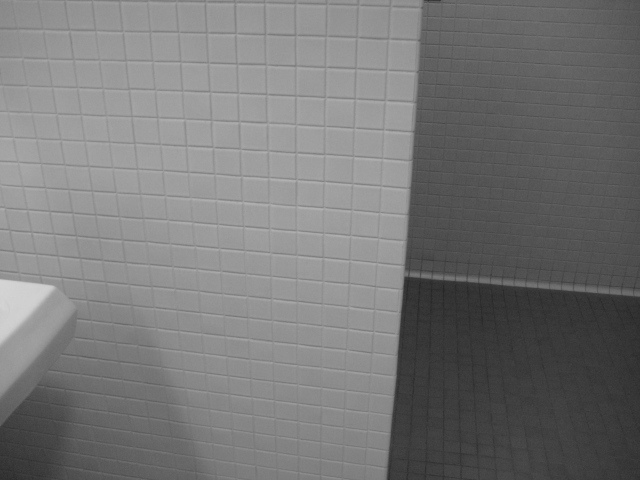
#> input picture negatives/UMD_090.jpg, 640 x 480 px; its folder holds only this picture in this run
$ python resize.py   (older library calls are emulated)
#> lines starting #> are read from the running program, lines starting #| are printed output that depends on the picture
import os
# import constants
import numpy as np
from scipy import misc, ndimage
import imageio

d1 = 80
d2 = 80


def resize(image, dim1, dim2):
    return misc.imresize(image, (dim1, dim2))

def fileWalk(directory, destPath):
#> called with directory = 'negatives'
	print("starting")
	for subdir, dirs, files in os.walk(directory):
		print("in first loop")
		for file in files:
			print(file)
			# if len(file) <= 4 or file[-4:] != '.jpg':
			# 	continue
			pic = imageio.imread(os.path.join(subdir, file))
#> pic is the input picture: shape (480, 640); min 36, max 212, mean 118.8
			# imshow(pic)
			dim1 = len(pic)
#> dim1 = 480
			dim2 = len(pic[0])
#> dim2 = 640
			if dim1 > dim2:
				pic = np.rot90(pic)
			picResized = resize(pic, d1, d2)
#> in resize, `return misc.imresize(image, (dim1, dim2))`:
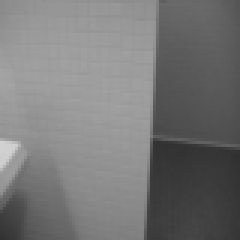
#> returned value: shape (80, 80) (shown 3 times larger); min 48, max 210, mean 118.9
			misc.imsave(os.path.join(destPath, file), picResized)
			print('saving')


def main():
    # prepath = os.path.join(os.getcwd(), 'alldata')
    #
    # destPath = os.path.join(os.getcwd(), 'positive_images')

    prepath = os.path.join(os.getcwd(), 'negatives')

    destPath = os.path.join(os.getcwd(), 'opencv-haar-classifier-training/negative_images')


	#Do the resizing
    fileWalk(os.path.join(prepath), os.path.join(destPath))


if __name__ == '__main__':
    main()

$ run again, on negatives/neg-0201.jpg
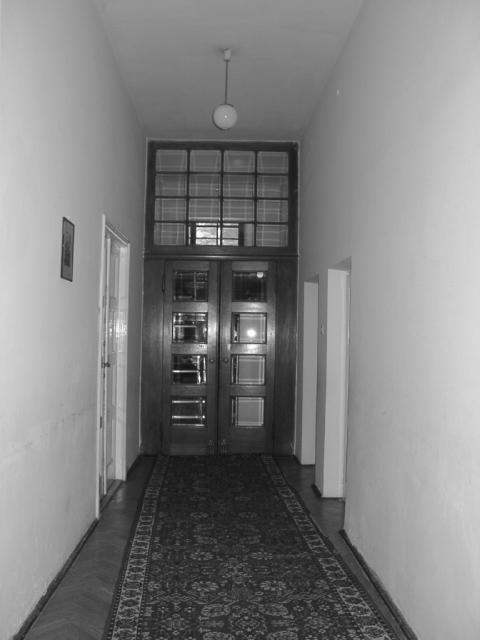
#> input picture negatives/neg-0201.jpg, 480 x 640 px
#> in fileWalk, pic is the input picture: shape (640, 480); min 16, max 255, mean 128.1
#> dim1 = 640
#> dim2 = 480
#> in fileWalk, `pic = np.rot90(pic)`:
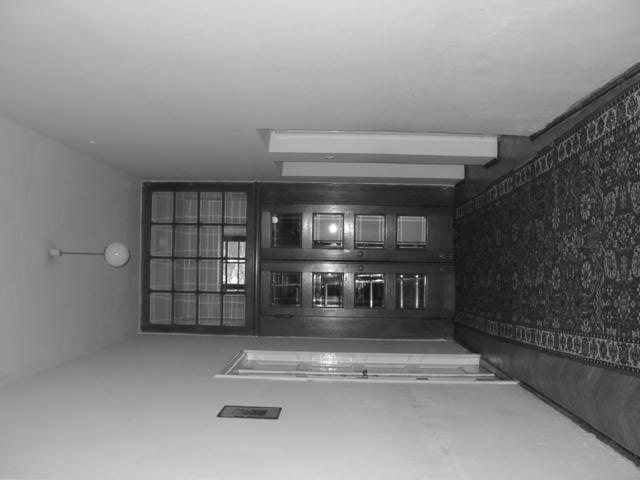
#> pic: shape (480, 640); min 16, max 255, mean 128.1
#> in resize, `return misc.imresize(image, (dim1, dim2))`:
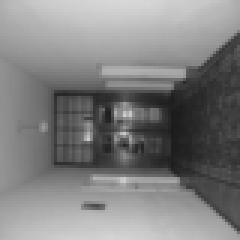
#> returned value: shape (80, 80) (shown 3 times larger); min 27, max 216, mean 128.1

$ run again, on negatives/neg-0295.jpg
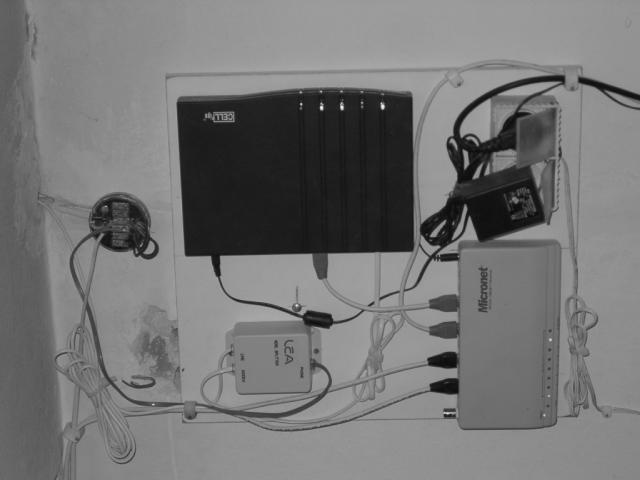
#> input picture negatives/neg-0295.jpg, 640 x 480 px
#> in fileWalk, pic is the input picture: shape (480, 640); min 5, max 255, mean 116.8
#> dim1 = 480
#> dim2 = 640
#> in resize, `return misc.imresize(image, (dim1, dim2))`:
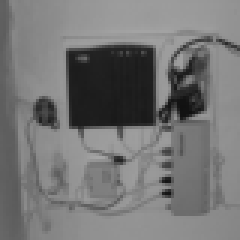
#> returned value: shape (80, 80) (shown 3 times larger); min 17, max 165, mean 116.8

$ run again, on negatives/neg-0036.jpg
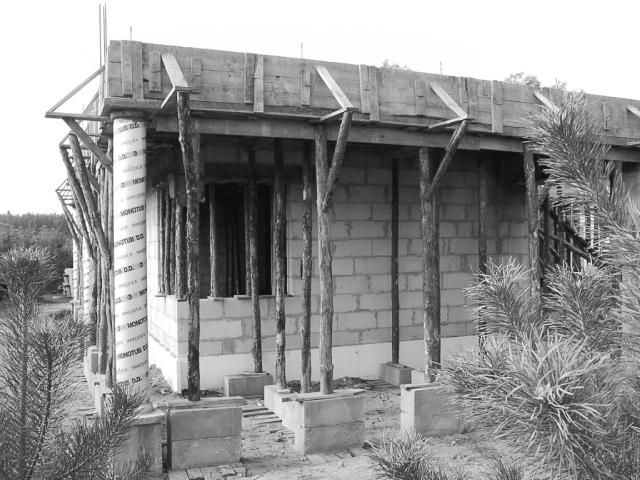
#> input picture negatives/neg-0036.jpg, 640 x 480 px
#> in fileWalk, pic is the input picture: shape (480, 640); min 0, max 255, mean 146.5
#> dim1 = 480
#> dim2 = 640
#> in resize, `return misc.imresize(image, (dim1, dim2))`:
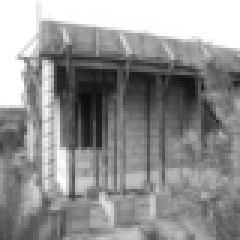
#> returned value: shape (80, 80) (shown 3 times larger); min 13, max 255, mean 146.5
